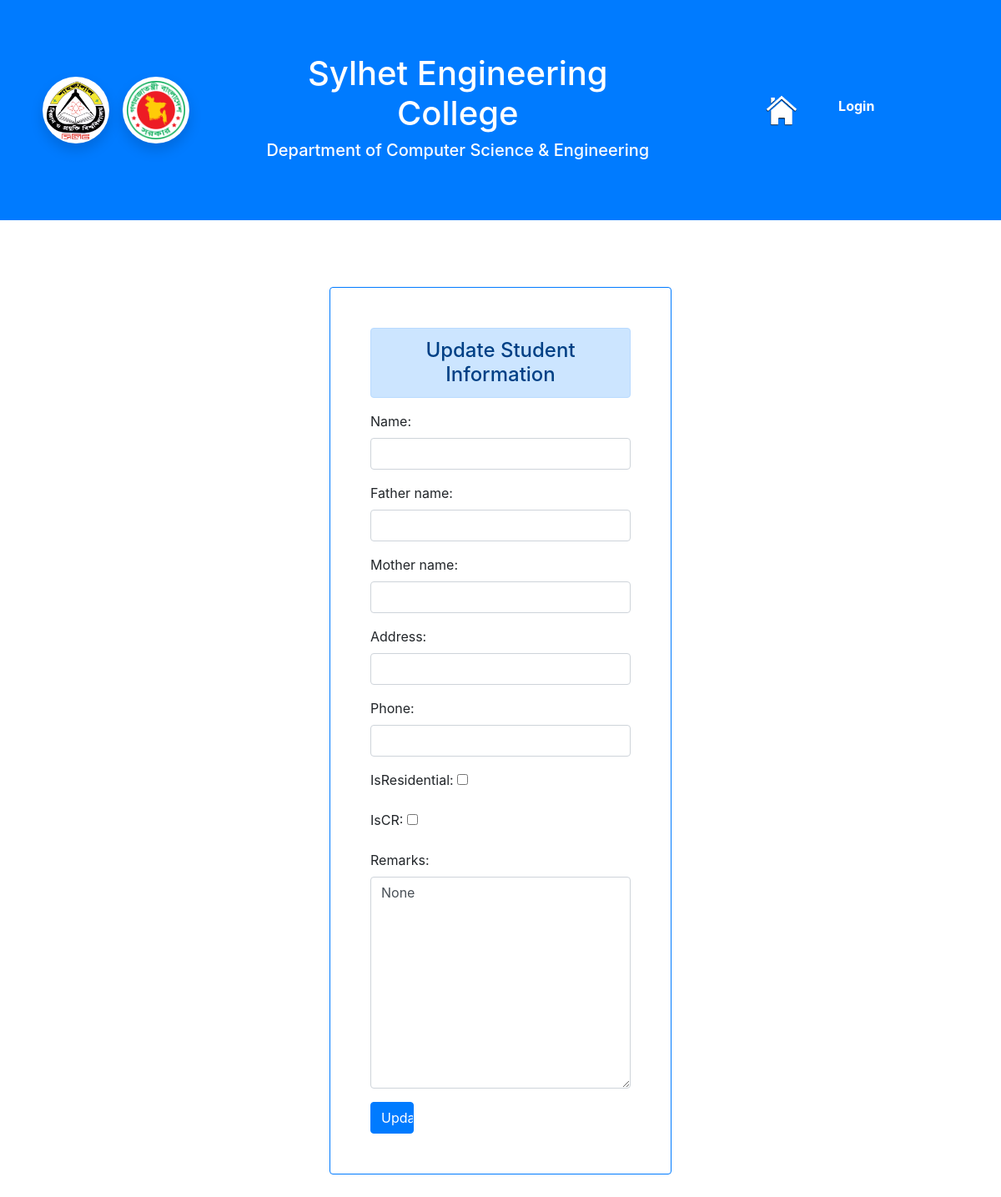
Page /main/update_student/CSE-15/2022331501 on the earlier database version.
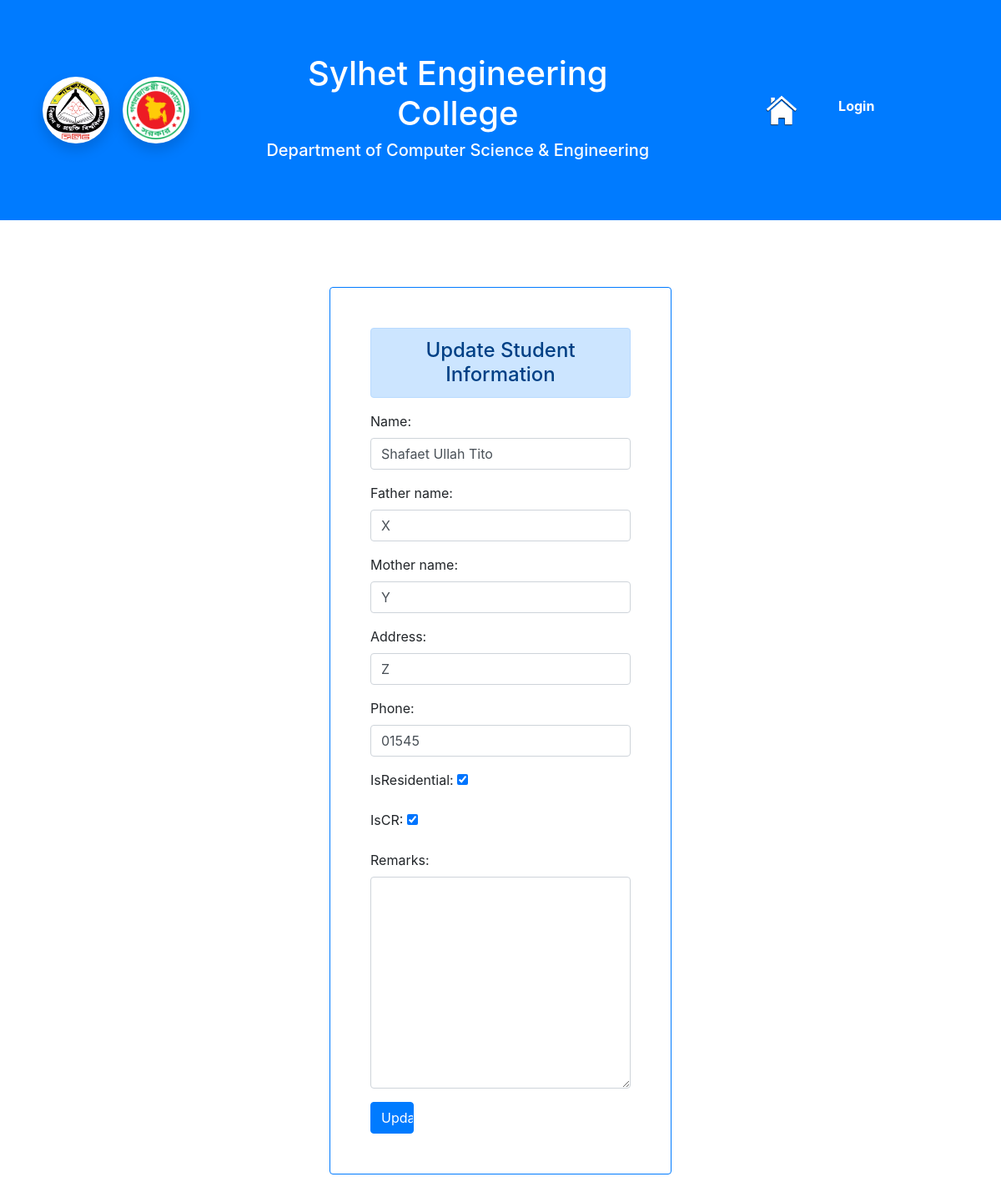
Same page on the later database version.
### main/models.py (models this page shows)
class Student(models.Model):
    id = models.AutoField
    reg_no = models.CharField(max_length=10, default="")
    batch_no = models.CharField(max_length=6, default="")
    session = models.CharField(max_length=8, default="")
    name = models.CharField(max_length=60, default="")
    father_name = models.CharField(max_length=60, default="")
    mother_name = models.CharField(max_length=60, default="")
    address = models.CharField(max_length=100, default="")
    phone = models.CharField(max_length=11, default="")
    isResidential = models.BooleanField(default=False)
    isCR = models.BooleanField(default=False)
    average_cgpa = models.FloatField(default=0)
    remarks = models.CharField(max_length=500, default="None")

### main/views.py (the view)
# urls.py: path('update_student/<str:batch_no>/<str:reg_no>',
def update_student(request, batch_no, reg_no):
    student = Student.objects.filter(reg_no=reg_no).first()
    if request.method == "POST":
        name = request.POST['name']
        father_name = request.POST['father_name']
        mother_name = request.POST['mother_name']
        address = request.POST['address']
        phone = request.POST['phone']
        try:
            request.POST["isCR"]
            isCR = True
        except:
            isCR = False
        try:
            request.POST["isResidential"]
            isResidential = True
        except:
            isResidential = False
        remarks = request.POST['remarks']
        student.name = name
        student.father_name = father_name
        student.mother_name = mother_name
        student.address = address
        student.phone = phone
        student.isResidential = isResidential
        student.isCR = isCR
        student.remarks = remarks
        student.save()
        return redirect(f"/main/students/{batch_no}")
    else:
        fm = UpdateStudent(instance=student)
    context = {'form': fm}
    return render(request, 'main/update_student.html', context)

### main/forms.py
class UpdateStudent(forms.ModelForm):
    class Meta:
        model = Student
        fields = ['name', 'father_name', 'mother_name', 'address', 'phone', 'isResidential', 'isCR', 'remarks']
        widgets = {
            'name' : forms.TextInput(attrs={'class':'form-control'}),
            'father_name' : forms.TextInput(attrs={'class':'form-control'}),
            'mother_name' : forms.TextInput(attrs={'class':'form-control'}),
            'address' : forms.TextInput(attrs={'class':'form-control'}),
            'phone' : forms.TextInput(attrs={'class':'form-control'}),
            'isResidential' : forms.CheckboxInput(),
            'isCR' : forms.CheckboxInput(),
            'remarks' : forms.Textarea(attrs={'class':'form-control'})
        }

### main/templates/main/update_student.html (shortened to what this page needs)
{% extends 'main/base.html' %}
{% block body %}
    <div class="row d-flex justify-content-center">
        <div class="col-md-4 my-5 p-5 border border-primary rounded">
            <h4 class="alert alert-primary text-center">Update Student Information</h4>
            <form action="" method="POST">  {% csrf_token %}
                {{form.as_p}}
                <input type="submit" class="btn btn-primary col-2" value="Update">
            </form>
        </div>
    </div>
{% endblock %}

Differences in the rows shown:
added Student: name "Shafaet Ullah Tito", father_name "X", mother_name "Y", address "Z", phone "01545", isResidential "☑", isCR "☑"
Other differences:
form field isResidential: "☐" → (not shown)
form field isCR: "☐" → (not shown)
form field remarks: "None" → (not shown)
